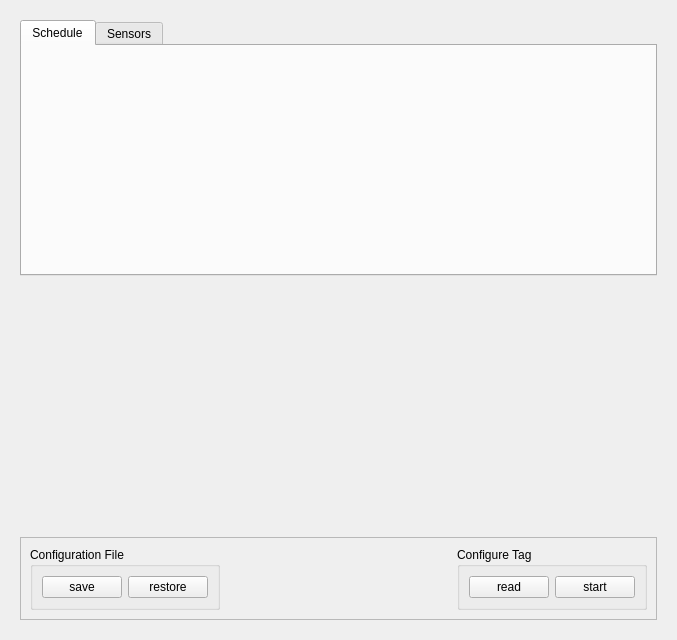
<?xml version="1.0" encoding="UTF-8"?>
<ui version="4.0">
 <class>ConfigTab</class>
 <widget class="QWidget" name="ConfigTab">
  <property name="geometry">
   <rect>
    <x>0</x>
    <y>0</y>
    <width>677</width>
    <height>640</height>
   </rect>
  </property>
  <property name="windowTitle">
   <string>Form</string>
  </property>
  <layout class="QVBoxLayout" name="verticalLayout">
   <item>
    <widget class="QWidget" name="configtabForm" native="true">
     <layout class="QVBoxLayout" name="verticalLayout_6">
      <item>
       <widget class="QTabWidget" name="configtabWidget">
        <property name="currentIndex">
         <number>0</number>
        </property>
        <widget class="QWidget" name="scheduleTab" native="true">
         <attribute name="title">
          <string>Schedule</string>
         </attribute>
         <attribute name="toolTip">
          <string>Configure Tag Schedule</string>
         </attribute>
        </widget>
        <widget class="QWidget" name="sensorTab">
         <attribute name="title">
          <string>Sensors</string>
         </attribute>
         <attribute name="toolTip">
          <string>Configure Tag Sensors</string>
         </attribute>
        </widget>
       </widget>
      </item>
      <item>
       <spacer name="verticalSpacer_10">
        <property name="orientation">
         <enum>Qt::Vertical</enum>
        </property>
        <property name="sizeHint" stdset="0">
         <size>
          <width>20</width>
          <height>40</height>
         </size>
        </property>
       </spacer>
      </item>
      <item>
       <widget class="QFrame" name="configControls">
        <property name="frameShape">
         <enum>QFrame::StyledPanel</enum>
        </property>
        <property name="frameShadow">
         <enum>QFrame::Raised</enum>
        </property>
        <layout class="QHBoxLayout" name="horizontalLayout_2">
         <item>
          <widget class="QGroupBox" name="fileConfigGroup">
           <property name="toolTip">
            <string>Save/restore configuration to/from file</string>
           </property>
           <property name="title">
            <string>Configuration File</string>
           </property>
           <layout class="QHBoxLayout" name="horizontalLayout_3">
            <item>
             <widget class="QPushButton" name="configSaveButton">
              <property name="toolTip">
               <string>Save configuration to file</string>
              </property>
              <property name="text">
               <string>save</string>
              </property>
             </widget>
            </item>
            <item>
             <widget class="QPushButton" name="configRestoreButton">
              <property name="toolTip">
               <string>Restore configuration from file</string>
              </property>
              <property name="text">
               <string>restore</string>
              </property>
             </widget>
            </item>
           </layout>
          </widget>
         </item>
         <item>
          <spacer name="horizontalSpacer_2">
           <property name="orientation">
            <enum>Qt::Horizontal</enum>
           </property>
           <property name="sizeHint" stdset="0">
            <size>
             <width>40</width>
             <height>20</height>
            </size>
           </property>
          </spacer>
         </item>
         <item>
          <widget class="QGroupBox" name="tagConfigGroup">
           <property name="toolTip">
            <string>Read or Write (Start) tag configuration</string>
           </property>
           <property name="title">
            <string>Configure Tag</string>
           </property>
           <layout class="QHBoxLayout" name="horizontalLayout_5">
            <item>
             <widget class="QPushButton" name="readButton">
              <property name="toolTip">
               <string>read configuration from tag</string>
              </property>
              <property name="text">
               <string>read</string>
              </property>
             </widget>
            </item>
            <item>
             <widget class="QPushButton" name="startButton">
              <property name="toolTip">
               <string>Write configuration to tag -- starts tag</string>
              </property>
              <property name="text">
               <string>start</string>
              </property>
             </widget>
            </item>
           </layout>
          </widget>
         </item>
        </layout>
       </widget>
      </item>
     </layout>
    </widget>
   </item>
  </layout>
 </widget>
 <resources/>
 <connections/>
</ui>
